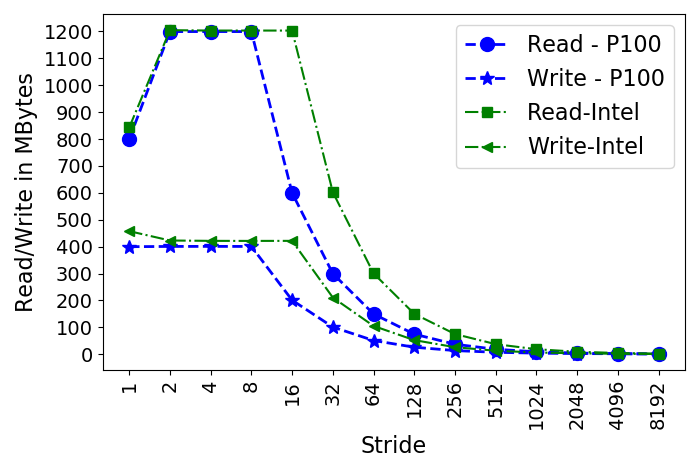

This figure's Python source:
import random
import matplotlib
import matplotlib.pyplot as plt
from matplotlib import style

import numpy as np
import matplotlib.patches as mpatches

from matplotlib.patches import Ellipse

#plt.rcdefaults()
fig, ax = plt.subplots()

fig.set_size_inches(7, 5)

#labels = ['Manaul', 'PAPI']
#traffic = [12.46, 18.75]

#stride = ['stride-1', 'stride-2', 'stride-4', 'stride-8', 'stride-16', 'stride-32', 'stride-64', 'stride-128', 'stride-256', 'stride-512', 'stride-1024', 'stride-2048', 'stride-4096', 'stride-8192']
stride = ['1', '2', '4', '8', '16', '32', '64', '128', '256', '512', '1024', '2048', '4096', '8192']

read=[800000800,1199420576,1199616416,1199429920,599708064,299862112,149854336,74863872,37356192,18602016,9222240,4533120,2186144,1013152]
write=[399888448,400825440,401014272,400811072,201077184,101228320,51176864,26263168,13756288,7435680,4239136,2638624,1888768,1444704]

readp=[800000000,1200000000,1200000000,1200000000,600000000,300000000,150000000,75000000,37500000,18750000,9375000,4687500,2343750,1171875]
writep=[400000000,400000000,400000000,400000000,200000000,100000000,50000000,25000000,12500000,6250000,3125000,1562500,781250,390625]

readi=[13171615,18823643,18801890,18801483,18800558,9415883,4698887,2349495,1175287,587742,294012,147303,73686,36900]
writei=[7151216,6608016,6587184,6584156,6586975,3296237,1644959,822515,411790,205808,103543,56143,29479,14986]


read = np.array(read) / 1000000
write = np.array(write) / 1000000
readp = np.array(readp) / 1000000
writep = np.array(writep) / 1000000

readi = np.array(readi) / 1000000 * 64
writei = np.array(writei) / 1000000 * 64


x_pos = np.arange(len(stride))  # the label locations

#ax.barh(x_pos, read, hatch='....', color='white', edgecolor='black')
#rects1 = plt.bar(x, traffic, .8, hatch='....', color='white', edgecolor='black')
#plt.plot(stride, readp, marker='x', markersize=4,  color='grey', linestyle='solid', label="Predicted-read", linewidth=2)
#plt.plot(stride, writep, marker='v', markersize=4,  color='grey', linestyle='solid', label="Predicted-write", linewidth=2)


plt.plot(stride, read, marker='o', markersize=10,  color='blue', linestyle='dashed', label="Read - P100", linewidth=2)
plt.plot(stride, write, marker='*', markersize=10,  color='blue', linestyle='dashed', label="Write - P100", linewidth=2)



plt.plot(stride, readi, marker='s', markersize=7,  color='green', linestyle='dashdot', label="Read-Intel", linewidth=1.5)
plt.plot(stride, writei, marker='<', markersize=7,  color='green', linestyle='dashdot', label="Write-Intel", linewidth=1.5)


#plt.plot(stride, read, "-b", label="Read")
#plt.plot(stride, write, "-r", label="Write")
#plt.legend()
plt.legend(loc="upper right", handlelength=2, fontsize=16)

#plt.legend(loc="upper right", fontsize=12)


ax.set_ylabel('Read/Write in MBytes', fontsize=16)
ax.set_xlabel('Stride', fontsize=16)


x0, y0 = ax.transAxes.transform((0, 0)) # lower left in pixels
x1, y1 = ax.transAxes.transform((1, 1)) # upper right in pixes
dx = x1 - x0
dy = y1 - y0
maxd = max(dx, dy)
width = 1.5 * maxd / dx
height = 1.5 * maxd / dy

#ax.axis('equal')

#ax.set_aspect('equal')




#plt.title('P100 : LLC - DRAM Bytes vs Stride', fontsize=18)
#ax.set_xticks(x_pos)
plt.yticks(np.arange(0, max(read)+1, 100), fontsize=14)
#ax.get_yaxis().get_major_formatter().set_scientific(False)


plt.xticks(rotation=90, fontsize=14)
#ax.set_xticklabels(stride, fontsize=12)

#ax.invert_yaxis()
plt.tight_layout()

plt.show()
fig.savefig('gpu_p100.png', dpi=100)

# Example data
